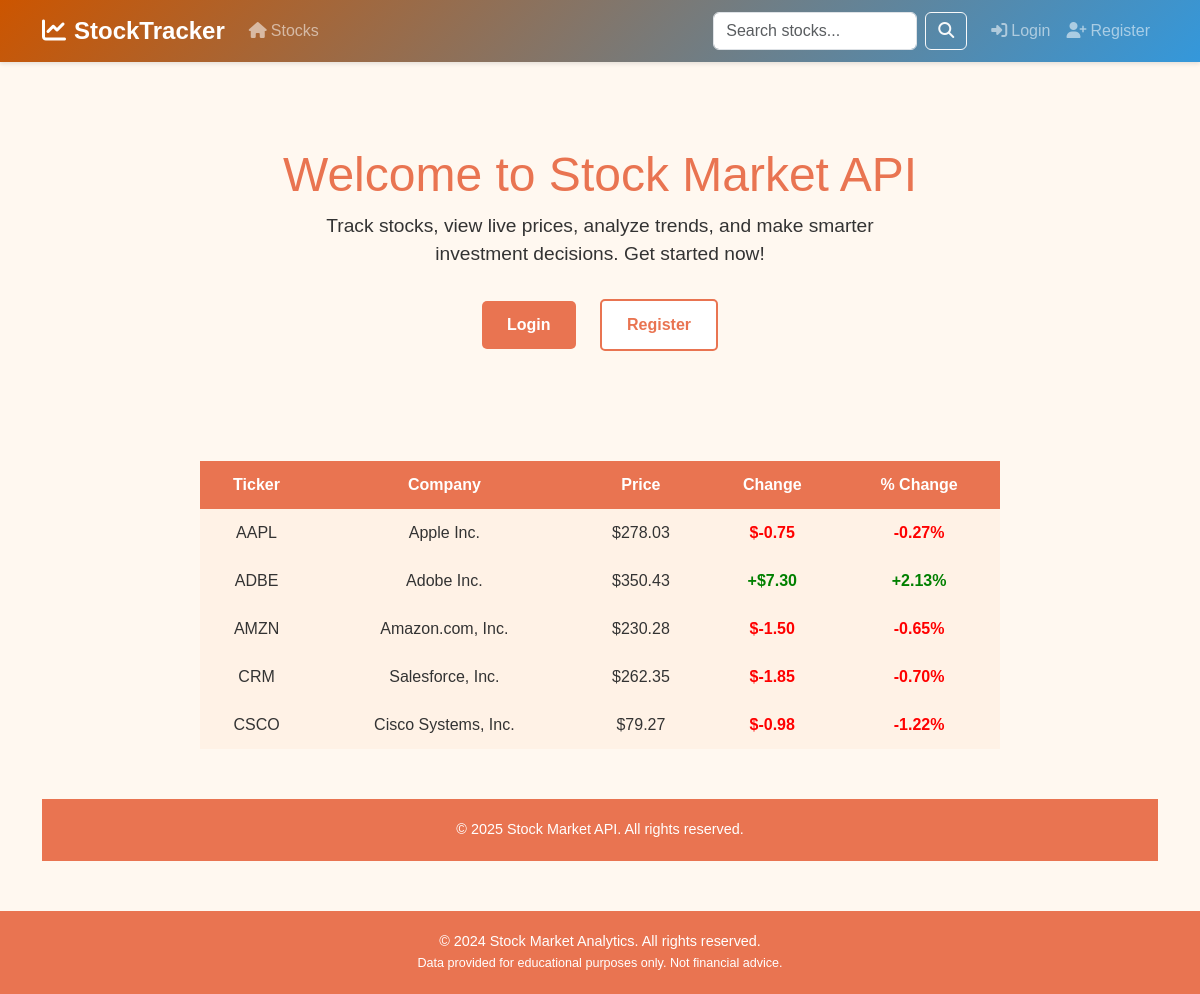
The page / on the database its author committed.
### stocks/models.py (models this page shows, shortened)
class Stock(models.Model):
    ticker = models.CharField(max_length=10, unique=True, db_index=True)
    company_name = models.CharField(max_length=255)
    sector = models.CharField(max_length=100, blank=True)
    industry = models.CharField(max_length=100, blank=True)
    exchange = models.CharField(max_length=50, blank=True)
    currency = models.CharField(max_length=10, default='USD')
    current_price = models.DecimalField(max_digits=12, decimal_places=2, null=True, blank=True)
    previous_close = models.DecimalField(max_digits=12, decimal_places=2, null=True, blank=True)
    open_price = models.DecimalField(max_digits=12, decimal_places=2, null=True, blank=True)
    day_high = models.DecimalField(max_digits=12, decimal_places=2, null=True, blank=True)
    day_low = models.DecimalField(max_digits=12, decimal_places=2, null=True, blank=True)
    volume = models.BigIntegerField(null=True, blank=True)
    market_cap = models.BigIntegerField(null=True, blank=True)
    pe_ratio = models.DecimalField(max_digits=10, decimal_places=2, null=True, blank=True)
    dividend_yield = models.DecimalField(max_digits=5, decimal_places=2, null=True, blank=True)
    is_active = models.BooleanField(default=True)
    last_updated = models.DateTimeField(auto_now=True)
    created_at = models.DateTimeField(auto_now_add=True)
    class Meta:
        db_table = 'stocks'
        ordering = ['ticker']
        indexes = [
            models.Index(fields=['ticker']),
            models.Index(fields=['sector']),
            models.Index(fields=['last_updated']),
        ]
    @property
    def price_change(self):
        if self.current_price and self.previous_close:
            return self.current_price - self.previous_close
        return None
    @property
    def price_change_percent(self):
        if self.current_price and self.previous_close and self.previous_close > 0:
            return ((self.current_price - self.previous_close) / self.previous_close) * 100
        return None

### users/views.py (the view)
# urls.py: path('', views.home_view, name='home'),
def home_view(request):
    top_stocks = Stock.objects.all().order_by('ticker')[:5]
    return render(request, 'users/home.html', {'top_stocks': top_stocks})

### users/templates/users/home.html (shortened to what this page needs)
{% extends 'base/base.html' %}
{% block content %}
<div class="hero">
    <h1>Welcome to Stock Market API</h1>
    <p>Track stocks, view live prices, analyze trends, and make smarter investment decisions. Get started now!</p>
    <div>
        <a href="{% url 'users:login' %}" class="btn-primary">Login</a>
        <a href="{% url 'users:register' %}" class="btn-secondary">Register</a>
    </div>
</div>
<table class="stocks-table">
    <thead>
        <tr>
            <th>Ticker</th>
            <th>Company</th>
            <th>Price</th>
            <th>Change</th>
            <th>% Change</th>
        </tr>
    </thead>
    <tbody>
        {% for stock in top_stocks %}
        <tr>
            <td>{{ stock.ticker }}</td>
            <td>{{ stock.company_name }}</td>
            <td>${{ stock.current_price|default:"0.00" }}</td>
            {% if stock.price_change >= 0 %}
            <td class="stocks-up">+${{ stock.price_change|floatformat:2 }}</td>
            <td class="stocks-up">+{{ stock.price_change_percent|floatformat:2 }}%</td>
            {% else %}
            <td class="stocks-down">${{ stock.price_change|floatformat:2 }}</td>
            <td class="stocks-down">{{ stock.price_change_percent|floatformat:2 }}%</td>
            {% endif %}
        </tr>
        {% empty %}
        <tr>
            <td colspan="5">No stocks available</td>
        </tr>
        {% endfor %}
    </tbody>
</table>
<footer>
    &copy; 2025 Stock Market API. All rights reserved.
</footer>
{% endblock %}

### templates/base/base.html (style rules this page uses)
:root { --primary-color: #cc5500; --secondary-color: #3498db; --success-color: #27ae60; --danger-color: #e74c3c; --warning-color: #f39c12; }
body { font-family: 'Segoe UI', Tahoma, Geneva, Verdana, sans-serif; background-color: #f8f9fa; }
.btn-primary { background-color: var(--secondary-color); border: none; }
footer { background-color: var(--primary-color); color: white; padding: 20px 0; margin-top: 50px; }

### users/templates/users/home.html (style rules this page uses)
body { background-color: #fff8f0; font-family: 'Helvetica', Arial, sans-serif; margin: 0; color: #333; }
.hero { text-align: center; padding: 60px 20px; }
.hero h1 { color: #e97451; font-size: 3rem; }
.hero p { font-size: 1.2rem; max-width: 600px; margin: 0 auto 20px; }
.btn-primary, .btn-secondary { display: inline-block; margin: 10px 10px; padding: 12px 25px; font-weight: bold; text-decoration: none; border-radius: 5px; transition: all 0.3s ease; }
.btn-primary { background-color: #e97451; color: white; }
.btn-secondary { background-color: white; color: #e97451; border: 2px solid #e97451; }
.stocks-table { width: 90%; max-width: 800px; margin: 40px auto; border-collapse: collapse; }
.stocks-table th, .stocks-table td { padding: 12px; text-align: center; }
.stocks-table th { background-color: #e97451; color: white; }
.stocks-table td { background-color: #fff2e6; }
.stocks-up { color: green; font-weight: bold; }
.stocks-down { color: red; font-weight: bold; }
footer { text-align: center; padding: 20px; background-color: #e97451; color: white; font-size: 0.9rem; }

### rows shown on the page
Stock: ticker "AAPL", company_name "Apple Inc.", current_price "278.03", price_change "-0.75", price_change_percent "-0.27"
Stock: ticker "ADBE", company_name "Adobe Inc.", current_price "350.43", price_change "7.30", price_change_percent "2.13"
Stock: ticker "AMZN", company_name "Amazon.com, Inc.", current_price "230.28", price_change "-1.50", price_change_percent "-0.65"
Stock: ticker "CRM", company_name "Salesforce, Inc.", current_price "262.35", price_change "-1.85", price_change_percent "-0.70"
Stock: ticker "CSCO", company_name "Cisco Systems, Inc.", current_price "79.27", price_change "-0.98", price_change_percent "-1.22"
